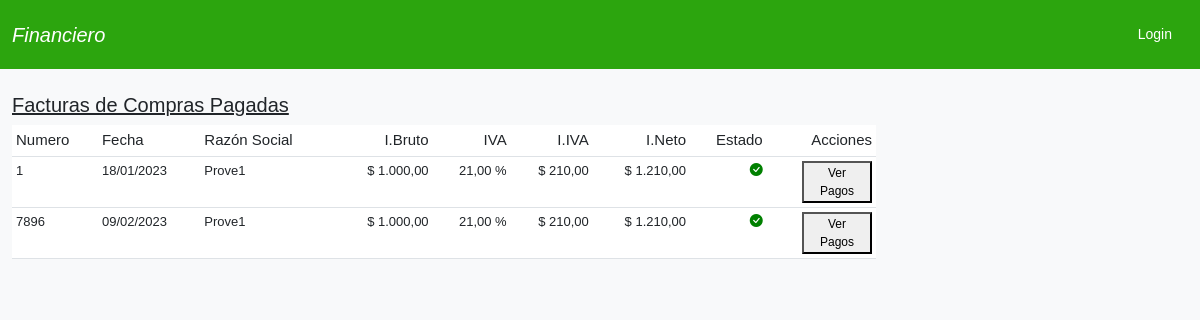
The app's page /facturas-pagas/ with its own data.
### comprobantes/models.py (models this page shows, shortened)
class Factura(models.Model):
    numero = models.CharField(max_length=15)
    fecha = models.DateField()
    razon_social = models.ForeignKey(Proveedores, on_delete=models.CASCADE, verbose_name='Razón Social')
    importe = models.DecimalField(max_digits=10, decimal_places=2)
    iva = models.DecimalField(max_digits=4, decimal_places=2, default=21.0, verbose_name='% IVA')
    estado = models.BooleanField(default=False)
    created = models.DateField(auto_now_add=True)
    updated = models.DateField(auto_now=True)
    @property
    def importe_iva(self):
        return self.importe * (self.iva/100)
    @property
    def importe_total(self):
        return self.importe + (self.importe * self.iva/100)

class Proveedores(models.Model):
    razon_social = models.CharField(max_length=50)
    domicilio = models.CharField(max_length=100)
    localidad = models.CharField(max_length=50)
    posicion_iva = models.CharField(max_length=50, verbose_name='Posición IVA', choices=IVA)
    cuit = models.CharField(max_length=50)
    estado = models.BooleanField(default=True)
    def __str__(self):
        return self.razon_social

### comprobantes/views.py (the view)
# urls.py: path('facturas-pagas/', FacturasPagas.as_view(), name='facturas-pagas'), #Done
class FacturasPagas(ListView):
    model = Factura
    template_name = 'comprobantes/facturas_pagas.html'
    def get_queryset(self):
        return Factura.objects.filter(estado=True)
    def get_context_data(self, **kwargs):
        context = super().get_context_data(**kwargs)
        return context

### comprobantes/templates/comprobantes/facturas_pagas.html (shortened to what this page needs)
{% extends 'comprobantes/base.html' %}
{% block content %}
<div class="container">
    <br>
    {% if object_list %}
    <table class="table table-sm table-hover">
        <h3 style="font-size: 20px;text-decoration: underline;">Facturas de Compras Pagadas</h3>
        <thead style="background-color: bisque;">
            <th style="font-weight: 500;font-size:15px;">Numero</th>
            <th style="font-weight: 500;font-size:15px;">Fecha</th>
            <th style="font-weight: 500;font-size:15px;">Razón Social</th>
            <th style="font-weight: 500;font-size:15px;text-align: end;">I.Bruto</th>
            <th style="font-weight: 500;font-size:15px;text-align: end;">IVA</th>
            <th style="font-weight: 500;font-size:15px;text-align: end;">I.IVA</th>
            <th style="font-weight: 500;font-size:15px;text-align: end;">I.Neto</th>
            <th style="font-weight: 500;font-size:15px;text-align: end;">Estado</th>
            <th style="font-weight: 500;font-size:15px;text-align: end;">Acciones</th>
        </thead>
        <tbody>
            {% for factura in object_list %}
            <td style="font-size:13px;">{{ factura.numero }}</td>
            <td style="font-size:13px;">{{ factura.fecha|date:'d/m/Y'}}</td>
            <td style="font-size:13px;">{{ factura.razon_social }}</td>
            <td style="font-size:13px;text-align: end;">$ {{ factura.importe|floatformat:"2g"}}</td>
            <td style="font-size:13px;text-align: end;">{{ factura.iva|floatformat:"2g"}} %</td>
            <td style="font-size:13px;text-align: end;">$ {{ factura.importe_iva|floatformat:"2g"}}</td>
            <td style="font-size:13px;text-align: end;">$ {{ factura.importe_total|floatformat:"2g"}}</td>
            <td style="font-size:13px;text-align: end;">{% if factura.estado == True %}<span style="color: green;"><i class="bi bi-check-circle-fill"></i></span>{% else %}<span style="color: red;">Tiene saldo</span>{% endif %}</td>
            <td style="font-size:13px;text-align: end;">
                <a href="{% url 'recibos-factura' factura.id %}"><button style="width: 70px;font-size:12px;padding: 2px auto;">Ver Pagos</button></a>
            </td>
       </tbody>
            {% endfor %}
    </table>
    </div>
    {% else %}
     <center><p style="color: brown; font-size: 18px;">No hay facturas ingresadas</p></center>
    {% endif %}
</div>
{% endblock %}

### usuarios/static/css/estilos.css (style rules this page uses)
body { font-family: Arial, Helvetica, sans-serif; background-color: rgb(248, 249, 250); }

### comprobantes/templates/comprobantes/base.html (style rules this page uses)
body { font-family: Arial, Helvetica, sans-serif; }

### records on screen
Factura: numero "1", fecha "18/01/2023", razon_social "Prove1", importe "1.000,00", iva "21,00", importe_iva "210,00", importe_total "1.210,00", estado True (drawn)
Factura: numero "7896", fecha "09/02/2023", razon_social "Prove1", importe "1.000,00", iva "21,00", importe_iva "210,00", importe_total "1.210,00", estado True (drawn)
